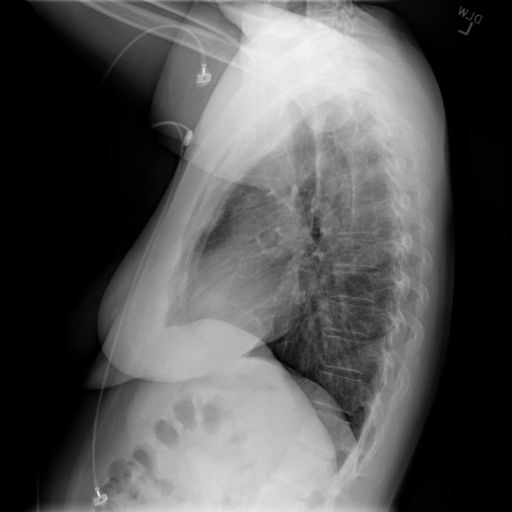
#> input picture data/2.jpeg, 512 x 512 px
$ python vc.py
#> lines starting #> are read from the running program, lines starting #| are printed output that depends on the picture; after the words box and inside, x2 and y2 are one past the last pixel; in counts of white or black regions, pixels touching at a corner belong together
#> the answer given: ../data/2.jpeg

import numpy as np
from PIL import Image, ImageOps
import os
import random
import matplotlib.pyplot as plt

# --- Configuration ---
OUTPUT_DIR_VC = "vc_image_shares"
# Define the subpixel patterns (0=Black, 255=White)
# We need pairs of 2x2 blocks.
# For a WHITE pixel: both shares get the SAME block (chosen randomly from a pair)
# For a BLACK pixel: shares get COMPLEMENTARY blocks (one from each pair)
# Pattern representation: 0 = Black, 1 = White (easier for logic)
# Will convert to 0/255 later for image saving.

# Example Patterns (Each block has 2 black, 2 white subpixels)
PATTERNS = [
    (np.array([[0, 1], [1, 0]]), np.array([[1, 0], [0, 1]])), # Pair 1
    (np.array([[1, 1], [0, 0]]), np.array([[0, 0], [1, 1]])), # Pair 2 (Less standard, but works)
    # Add more pairs for more randomness if desired, choose one pair randomly per pixel
]
# Using the most standard pair:
STANDARD_PATTERNS = (np.array([[0, 1], [1, 0]]), np.array([[1, 0], [0, 1]]))


# --- Visual Cryptography Functions ---

def preprocess_image_for_vc(image_path, threshold=128):
    """Loads an image, converts to grayscale, then to binary (B&W), returns numpy array."""
#> called with image_path = '../data/2.jpeg', threshold = 128
    try:
        img = Image.open(image_path).convert('L') # Convert to grayscale
        # Convert to binary: pixels >= threshold are white (255), others black (0)
        img_binary = img.point(lambda p: 255 if p >= threshold else 0, mode='1') # mode '1' is binary
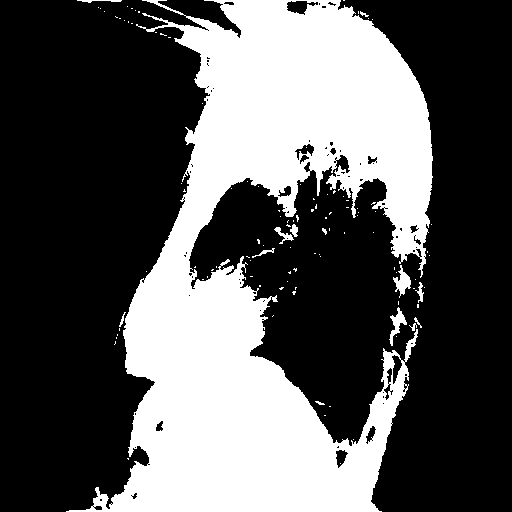
#> img_binary: PIL image 512x512 1; 34.7% white; 108 white regions (94 under 20 px), largest, box (x1, y1, x2, y2) and area: (66, 0, 433, 512) 89611, (393, 265, 411, 298) 265, (389, 307, 407, 346) 245
#| Image loaded and binarized (512x512).
        # Convert PIL binary image (which might be boolean) to numpy array uint8 (0 and 255)
        img_array = np.array(img_binary.convert('L'), dtype=np.uint8) # Convert back to L to get 0/255
        # Optional: Invert if your logic assumes 0=White, 1=Black (our PATTERNS use 0=Black)
        # If needed: img_array = 255 - img_array
        return img_array
    except FileNotFoundError:
        print(f"Error: Image file not found at {image_path}")
        return None
    except Exception as e:
        print(f"Error processing image for VC: {e}")
        return None

def create_vc_shares(binary_image_data):
    """Creates two VC shares from a binary image numpy array (0=Black, 255=White)."""
    if binary_image_data is None:
        return None, None
    height, width = binary_image_data.shape
#> height = 512; width = 512
    # Shares will be twice the size in each dimension
    share1 = np.zeros((height * 2, width * 2), dtype=np.uint8)
    share2 = np.zeros((height * 2, width * 2), dtype=np.uint8)

    print(f"Creating 2 VC shares for binary image of size {width}x{height}...")
#> (printed output is left out)

    # Get the standard patterns (0=Black, 1=White internally for now)
    pattern1, pattern2 = STANDARD_PATTERNS

    for r in range(height):
        for c in range(width):
            pixel_value = binary_image_data[r, c]
            # Randomly choose which pattern pair orientation to use
            # (e.g., [[0,1],[1,0]] or [[1,0],[0,1]])
            use_pattern1, use_pattern2 = random.choice([(pattern1, pattern2), (pattern2, pattern1)])

            r_start, c_start = r * 2, c * 2

            if pixel_value == 255: # Original pixel is WHITE
                # Assign the *same* pattern to both shares
                chosen_pattern = random.choice([use_pattern1, use_pattern2])
                # Convert 0/1 pattern to 0/255 for image
                block = (chosen_pattern * 255).astype(np.uint8)
                share1[r_start:r_start+2, c_start:c_start+2] = block
                share2[r_start:r_start+2, c_start:c_start+2] = block
            else: # Original pixel is BLACK (0)
                # Assign *complementary* patterns to the shares
                block1 = (use_pattern1 * 255).astype(np.uint8)
                block2 = (use_pattern2 * 255).astype(np.uint8)
                share1[r_start:r_start+2, c_start:c_start+2] = block1
                share2[r_start:r_start+2, c_start:c_start+2] = block2

        # Optional: Print progress
        if (r + 1) % (height // 10) == 0 or r == height - 1:
             print(f"  Processed row {r+1}/{height}")
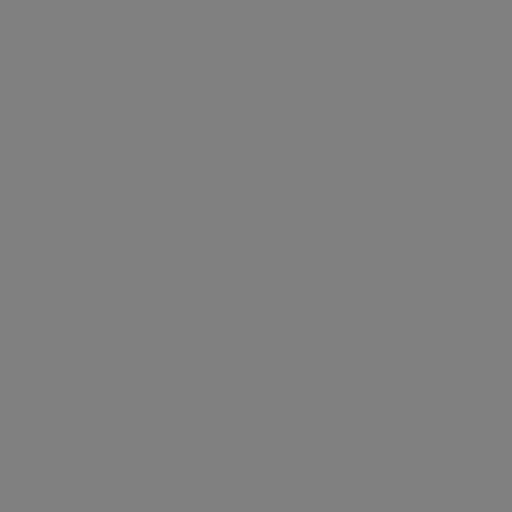
#> share1: shape (1024, 1024) (shown at 1/2 size); 50% white in thin lines or dots
#> share2: shape (1024, 1024); 50% white in thin lines or dots

    print("VC Share creation complete.")
    return share1, share2

def reconstruct_vc_image(share1_data, share2_data):
    """Reconstructs the image by overlaying (stacking) the two shares."""
    if share1_data is None or share2_data is None:
        return None
    if share1_data.shape != share2_data.shape:
        raise ValueError("Shares must have the same dimensions for reconstruction.")

    print("Reconstructing by overlaying shares...")
    # Overlaying: A pixel is white (255) ONLY if BOTH shares are white at that position.
    # Otherwise, it's black (0). This is equivalent to a MIN operation.
    # Or logical AND if shares were 0/1 boolean.
    reconstructed_data = np.minimum(share1_data, share2_data)
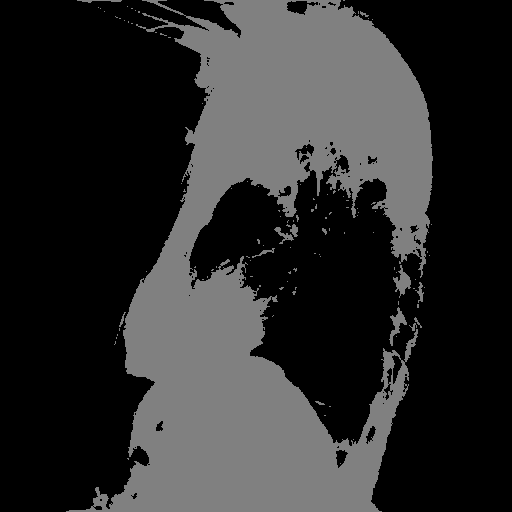
#> reconstructed_data: shape (1024, 1024) (shown at 1/2 size); 17.3% white in thin lines or dots, all inside (x1, y1, x2, y2) = (132, 0, 866, 1024)
    print("Reconstruction complete.")
    return reconstructed_data

# --- Saving ---

def save_vc_shares(share1, share2, base_filename):
    """Saves the two VC shares as PNG images."""
    if not os.path.exists(OUTPUT_DIR_VC):
        os.makedirs(OUTPUT_DIR_VC)
        print(f"Created directory: {OUTPUT_DIR_VC}")

    try:
        path1 = os.path.join(OUTPUT_DIR_VC, f"{base_filename}_vc_share1.png")
        path2 = os.path.join(OUTPUT_DIR_VC, f"{base_filename}_vc_share2.png")
        Image.fromarray(share1).save(path1)
        Image.fromarray(share2).save(path2)
        print(f"Saved VC Share 1 to {path1}")
        print(f"Saved VC Share 2 to {path2}")
        return path1, path2
    except Exception as e:
        print(f"Error saving VC shares: {e}")
        return None, None

# --- Display ---

def display_vc_results(original_binary, share1, share2, reconstructed):
    """Displays the original binary, the two shares, and the reconstructed image."""
    fig, axes = plt.subplots(1, 4, figsize=(16, 4))

    titles = ["Original (Binary)", "Share 1", "Share 2", "Reconstructed (Overlay)"]
    images = [original_binary, share1, share2, reconstructed]

    for i, ax in enumerate(axes):
        if images[i] is not None:
            ax.imshow(images[i], cmap='gray', vmin=0, vmax=255)
            ax.set_title(titles[i])
        else:
            ax.set_title(f"{titles[i]} (Not Available)")
        ax.axis('off')

    plt.tight_layout()
    plt.show()
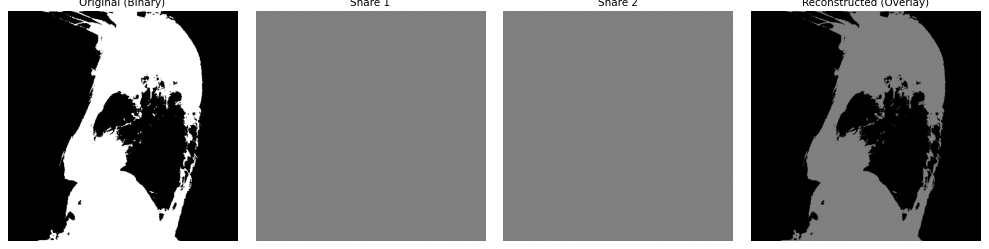
#> figure drawn by matplotlib, 4 panels

# --- Main Execution ---

if __name__ == "__main__":
    # --- Parameters ---
    image_path = input("Enter the path to the image file: ") # e.g., 'lena_gray.png' or 'test_pattern.png'
    if not os.path.exists(image_path):
        print(f"Error: The file '{image_path}' does not exist. Please provide a valid path.")
        exit()

    base_filename = os.path.splitext(os.path.basename(image_path))[0]

    # 1. Image Preprocessing for VC (Load -> Grayscale -> Binary)
    print("-" * 30)
    print("1. Preprocessing Image for Visual Cryptography...")
    # You can adjust the threshold (0-255) for binarization
    binary_image_data = preprocess_image_for_vc(image_path, threshold=128)

    if binary_image_data is not None:
        print(f"Image loaded and binarized ({binary_image_data.shape[1]}x{binary_image_data.shape[0]}).")

        # 2. Create VC Shares
        print("-" * 30)
        print("2. Creating Visual Cryptography Shares...")
        share1_data, share2_data = create_vc_shares(binary_image_data)

        if share1_data is not None and share2_data is not None:
            # 3. Save Shares
            print("-" * 30)
            print("3. Saving VC Shares...")
            save_vc_shares(share1_data, share2_data, base_filename)
            print(f"VC Shares saved in directory: {OUTPUT_DIR_VC}")

            # 4. Reconstruction (Simulated Overlay)
            print("-" * 30)
            print("4. Simulating Reconstruction by Overlay...")
            # In this simple 2-out-of-2 scheme, we just use the two shares we created.
            reconstructed_image = reconstruct_vc_image(share1_data, share2_data)

            # 5. Display Results
            print("-" * 30)
            print("5. Displaying Results...")
            display_vc_results(binary_image_data, share1_data, share2_data, reconstructed_image)
        else:
            print("Failed to create VC shares.")

    else:
        print("Could not load and preprocess the image. Exiting.")

$ run again, on data/brain img.jpeg
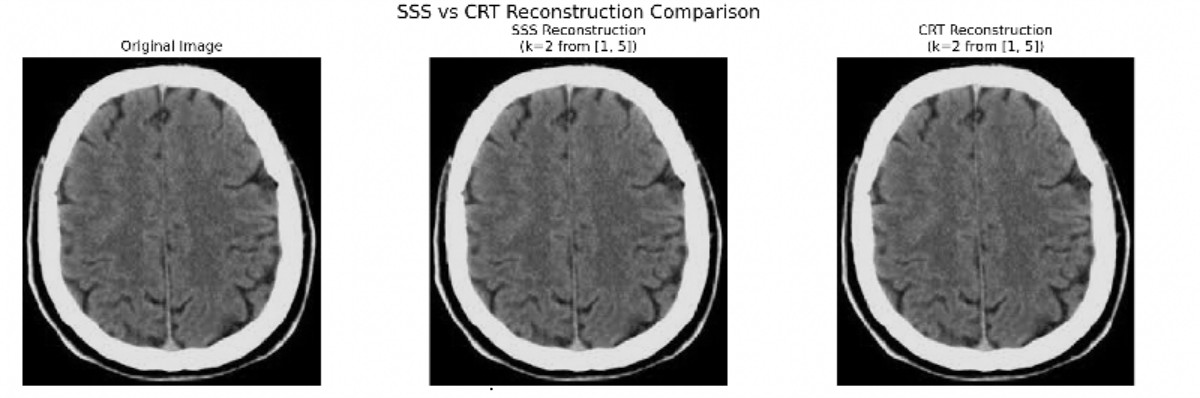
#> input picture data/brain img.jpeg, 1200 x 398 px
#> in preprocess_image_for_vc, `img_binary = img.point(lambda p: 255 if p >= threshold else 0, mode='1..`:
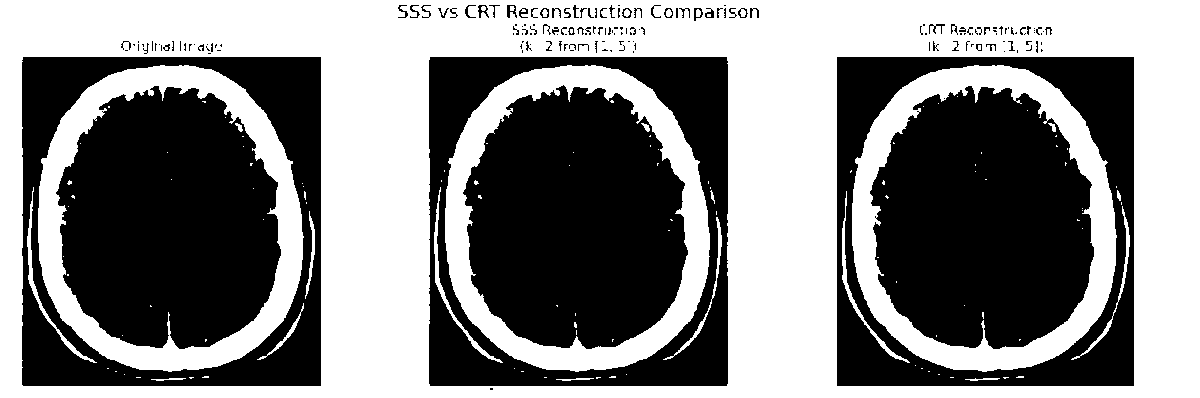
#> img_binary: PIL image 1200x398 1; 51.4% white; 170 black regions (108 under 20 px), largest, box (x1, y1, x2, y2) and area: (56, 86, 281, 349) 46096, (463, 85, 688, 349) 46087, (870, 86, 1094, 349) 46058
#| Image loaded and binarized (1200x398).
#> (printed output is left out)
#> reconstructed_data: shape (796, 2400); 25.7% white in thin lines or dots
#> in display_vc_results, `plt.show()`:
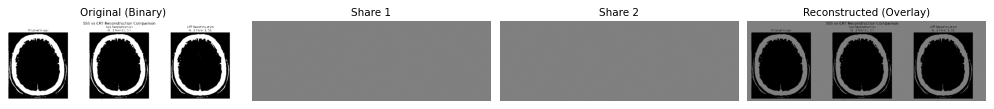
#> figure drawn by matplotlib, 4 panels
